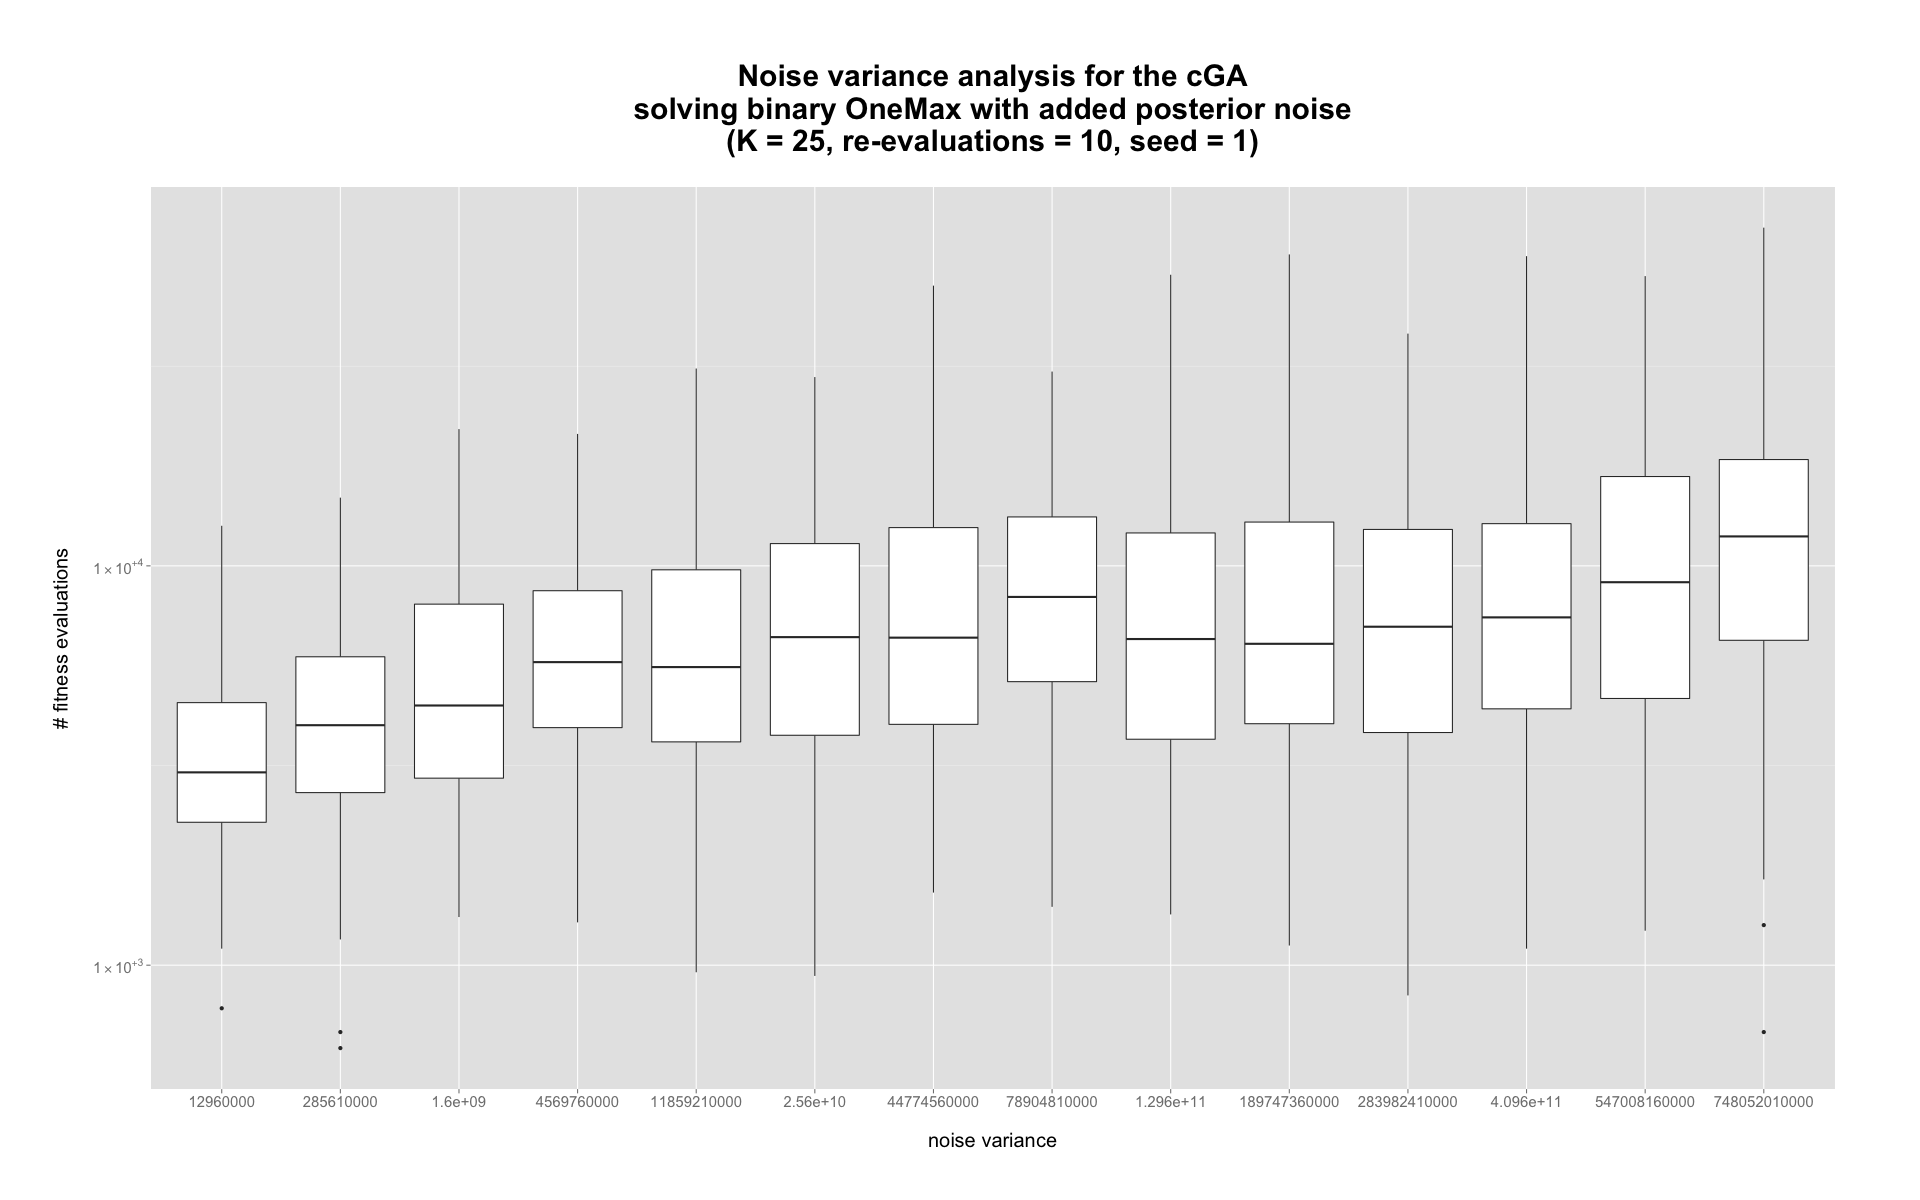

This chart was generated by the following R code:
#load libraries

library("ggplot2")
library("scales")
library("grid")

#import and clean data

data <- read.csv(file = "Variance_Analysis/cGA_variance_analysis.txt", header = TRUE, sep = " ", skip = 14)
data$SIGMA <- round(data$SIGMA^2, 2)

j <- NA
k <- 0
index <- seq(1, 9000, 600)
newSigma <-NA
for (j in index){
  newSigma[k] <- round(data$SIGMA[j], 2)
  k = k + 1
  
}

dataPlot <- data.frame()

i <- NA

for (i in newSigma)
  dataPlot <- rbind(dataPlot, data[data$SIGMA == i,])

dataPlot$SIGMA <- round(dataPlot$SIGMA^2, 2)
dataPlot$SIGMA <- as.factor(dataPlot$SIGMA)

#generate plot

scientific_10 <- function(x) {
  parse(text=gsub("e", " %*% 10^", scientific_format()(x)))
}

png("Variance_Analysis/cGA_variance_analysis.png", width = 1920, height = 1200, units = "px")
g <- NA
g <- qplot(x = SIGMA, y = N_FITNESS_EVALUATIONS, data = dataPlot, geom="boxplot") 
g <- g + theme(plot.margin = unit(c(1,3,1, 1), "cm"))
g <- g + scale_y_log10(label = scientific_10)
g <- g + xlab("\nnoise variance\n")
g <- g + ylab("\n# fitness evaluations\n")
g <- g + ggtitle("\nNoise variance analysis for the cGA\nsolving binary OneMax with added posterior noise\n(K = 25, re-evaluations = 10, seed = 1)\n")
g <- g + theme(plot.title = element_text(face="bold", size=30)) 
g <- g + theme(axis.title = element_text(size=20))
g <- g + theme(axis.text.x = element_text(size=15))
g <- g + theme(axis.text.y = element_text(size=15))
g
dev.off()

#clean-up

rm(dataPlot)
rm(g)
rm(scientific_10)
rm(index)
rm(i)
rm(j)
rm(k)
rm(newSigma)